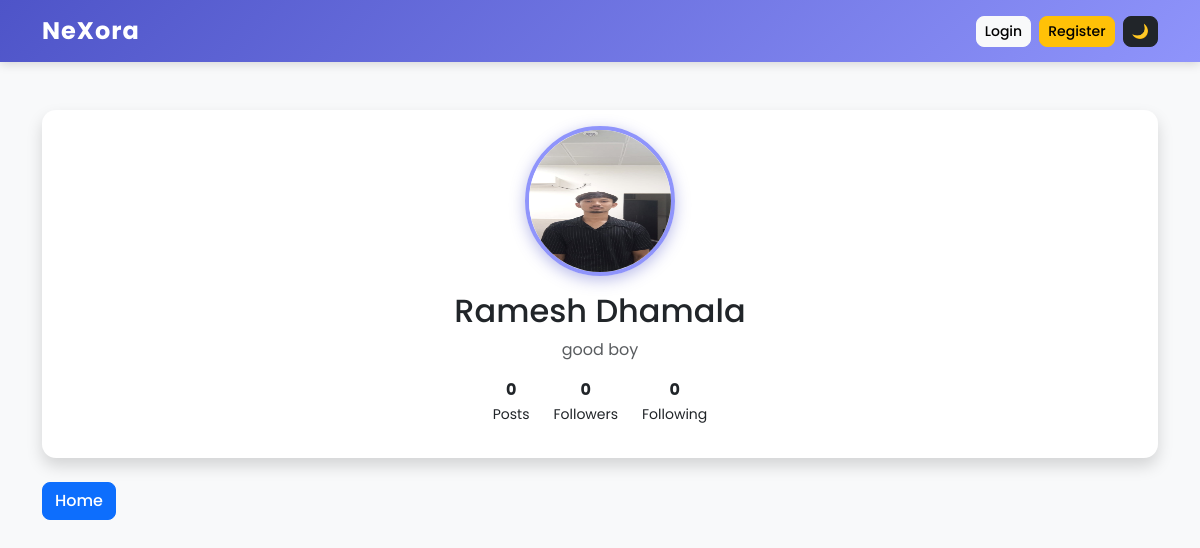
The app's page /user/Ramesh Dhamala with its own data.
### app.py (models this page shows)
class User(db.Model):
    id = db.Column(db.Integer, primary_key=True)
    username = db.Column(db.String(100))
    email = db.Column(db.String(100))
    password = db.Column(db.String(100))
    bio = db.Column(db.Text)
    profile_pic = db.Column(db.String(200))

### app.py (the view)
@app.route('/user/<username>')
def user_profile(username):
    user = User.query.filter_by(username=username).first()
    if not user:
        return "User not found"
    posts = Post.query.filter_by(username=username).order_by(Post.id.desc()).all()
    followers_count = Follow.query.filter_by(following=username).count()
    following_count = Follow.query.filter_by(follower=username).count()
    is_following = False
    current_user = session.get('username')
    if current_user:
        is_following = Follow.query.filter_by(
            follower=current_user,
            following=username
        ).first() is not None
    return render_template(
        'user_profile.html',
        user=user,
        posts=posts,
        total_posts=len(posts),
        followers_count=followers_count,
        following_count=following_count,
        is_following=is_following,
        username=current_user
    )

### app.py (called while the page is built)
@app.context_processor
def inject_globals():
    theme = session.get('theme', 'light')
    unread_count = 0
    if 'username' in session:
        unread_count = Notification.query.filter_by(
            username=session['username'],
            is_read=False
        ).count()
    return {'theme': theme, 'unread_count': unread_count}

### templates/user_profile.html (shortened to what this page needs)
<!DOCTYPE html>
<html>
<head>
    <link href="https://cdn.jsdelivr.net/npm/bootstrap@5.3.3/dist/css/bootstrap.min.css" rel="stylesheet">
    <link rel="stylesheet" href="https://cdn.jsdelivr.net/npm/bootstrap-icons@1.11.3/font/bootstrap-icons.min.css">
    <link rel="stylesheet" href="{{ url_for('static', filename='style.css') }}">
</head>
<body class="{{ 'bg-dark text-white' if theme == 'dark' else 'bg-light' }}">
{% include 'navbar.html' %}
<div class="container mt-5">
<div class="card shadow {{ 'bg-secondary text-white' if theme == 'dark' else '' }}">
<div class="card-body text-center">
{% if user.profile_pic %}
<img src="{{ url_for('static', filename='uploads/' + user.profile_pic) }}" width="150" height="150" class="rounded-circle mb-3 profile-pic">
{% endif %}
<h2>{{ user.username }}</h2>
<p class="{{ 'text-light' if theme == 'dark' else 'text-muted' }}">
{{ user.bio }}
</p>
<div class="d-flex justify-content-center gap-4 mb-3">
    <div><b>{{ total_posts }}</b><br><small>Posts</small></div>
    <div><b>{{ followers_count }}</b><br><small>Followers</small></div>
    <div><b>{{ following_count }}</b><br><small>Following</small></div>
</div>
</div>
</div>
<br>
<a href="/" class="btn btn-primary">Home</a>
</div>
</body>
</html>

### static/style.css (style rules this page uses)
body { font-family: 'Poppins', sans-serif; transition: background-color 0.3s ease, color 0.3s ease; }
.card { border: none; border-radius: 14px; transition: transform 0.2s ease, box-shadow 0.2s ease; }
.btn { border-radius: 8px; font-weight: 500; transition: transform 0.15s ease; }
.profile-pic { border: 4px solid #8f94fb; box-shadow: 0 4px 15px rgba(79, 84, 200, 0.4); }

### records on screen
User: profile_pic (picture), username "Ramesh Dhamala", bio "good boy"

### other values on screen
{{ total_posts }} "0"
{{ followers_count }} "0"
{{ following_count }} "0"
